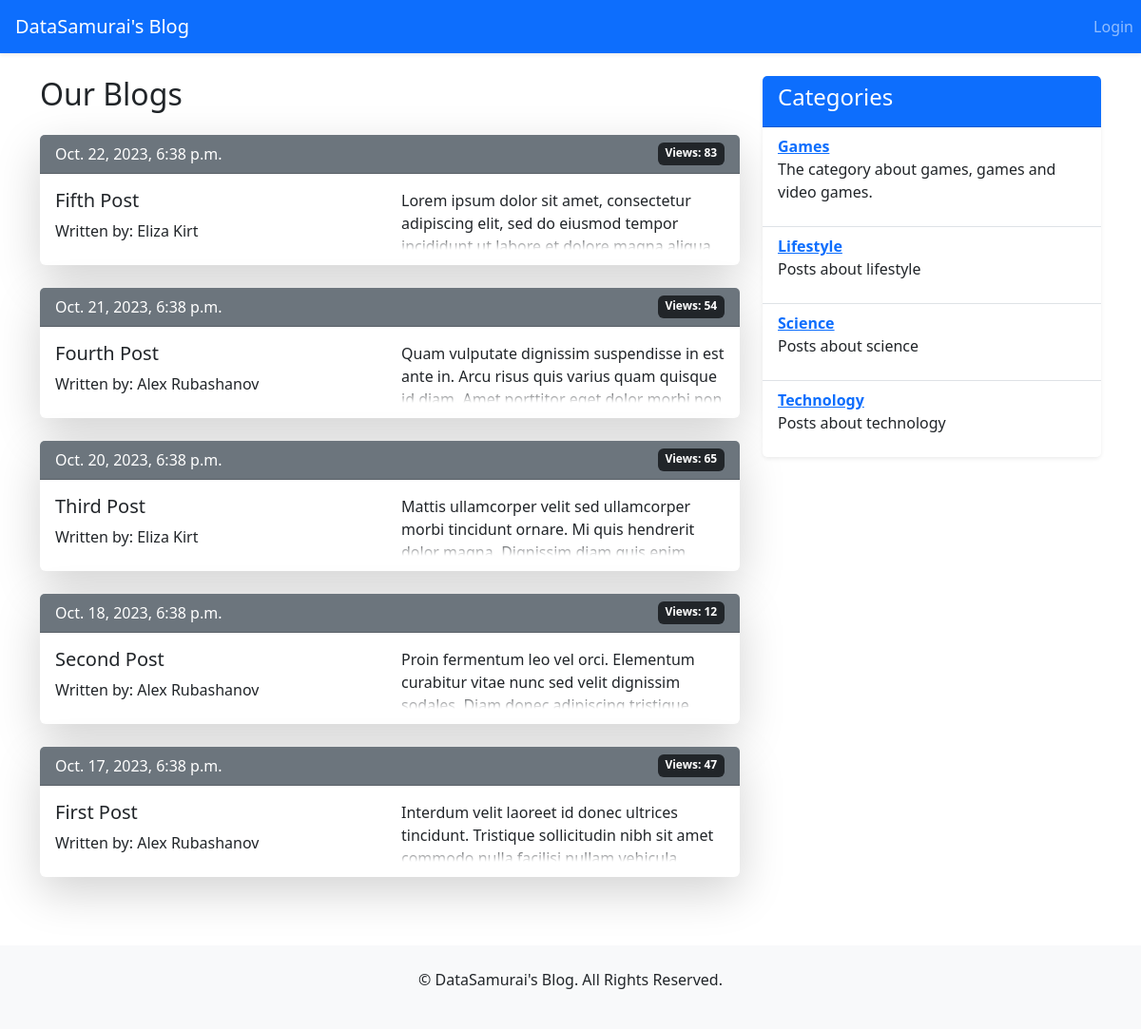
/blog/, run on an earlier commit of the app's database.
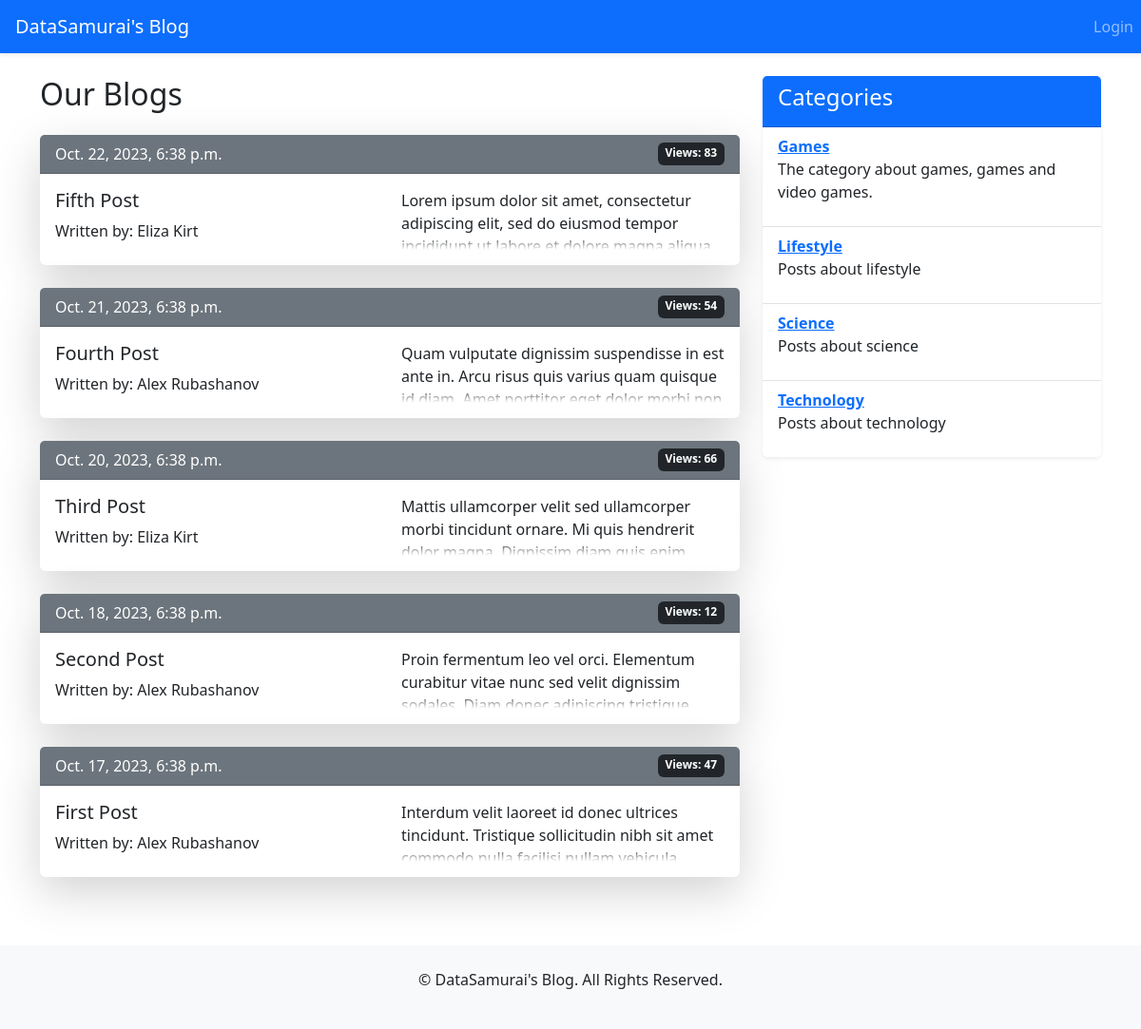
And on a later commit of the database.
### posts/models.py (models this page shows, shortened)
class Post(models.Model):
    title = models.CharField(max_length=50, unique=True)
    content = models.TextField()
    category = models.ForeignKey('Category', on_delete=models.SET_NULL, null=True)
    date_published = models.DateTimeField(auto_now_add=True)
    date_edited = models.DateTimeField(auto_now=True)
    views = models.PositiveIntegerField(default=0)
    author = models.ForeignKey(settings.AUTH_USER_MODEL, on_delete=models.SET_NULL, null=True)
    is_published = models.BooleanField(default=False)
    class Meta:
        ordering = ['-date_published']

### posts/views.py (the view)
# urls.py: path('', views.listing, name='listing'),
def listing(request):
    context = {
        'posts': Post.objects.all(),
        'categories': Category.objects.all(),
    }
    return render(request, 'posts/listing.html', context=context)

### templates/posts/listing.html
{% extends 'base.html' %}
{% block page_content %}
    <div class="row mt-4">
        <div class="col-md-8">
            <h2 class="mb-4">Our Blogs</h2>
            {% for post in posts %}
                {% if post.is_published %}
                    <div class="card mb-4 border-0 shadow-lg">
                        <div class="card-header bg-secondary text-white d-flex justify-content-between">
                            <span>{{ post.date_published }}</span>
                            <span class="badge bg-dark">Views: {{ post.views }}</span>
                        </div>
                        <div class="card-body">
                            <div class="row">
                                <div class="col-md-6">
                                    <h5 class="card-title">
                                        <a href="{% url 'view_post' post.id %}" class="text-dark text-decoration-none">
                                            {{ post.title }}
                                        </a>
                                    </h5>
                                    <p class="card-text">Written by: {{ post.author.first_name }} {{ post.author.last_name }}</p>
                                </div>
                                <div class="col-md-6">
                                    <div class="fade-out">
                                        {{ post.content|slice:":300" }}
                                    </div>
                                </div>
                            </div>
                        </div>
                    </div>
                {% endif %}
            {% endfor %}
        </div>
        <div class="col-md-4 pl-5">
            <div class="card border-0 shadow-sm mb-4">
                <div class="card-header bg-primary text-white">
                    <h4>Categories</h4>
                </div>
                <ul class="list-group list-group-flush">
                    {% for category in categories %}
                        <li class="list-group-item">
                            <strong><a href="{% url 'view_category' category_id=category.pk %}">{{ category.title }}</a></strong>
                            <p>{{ category.description }}</p>
                        </li>
                    {% endfor %}
                </ul>
            </div>
        </div>
    </div>
{% endblock %}

What changed in the data, as far as the page shows it:
changed Post "Third Post": views "65" → "66"
